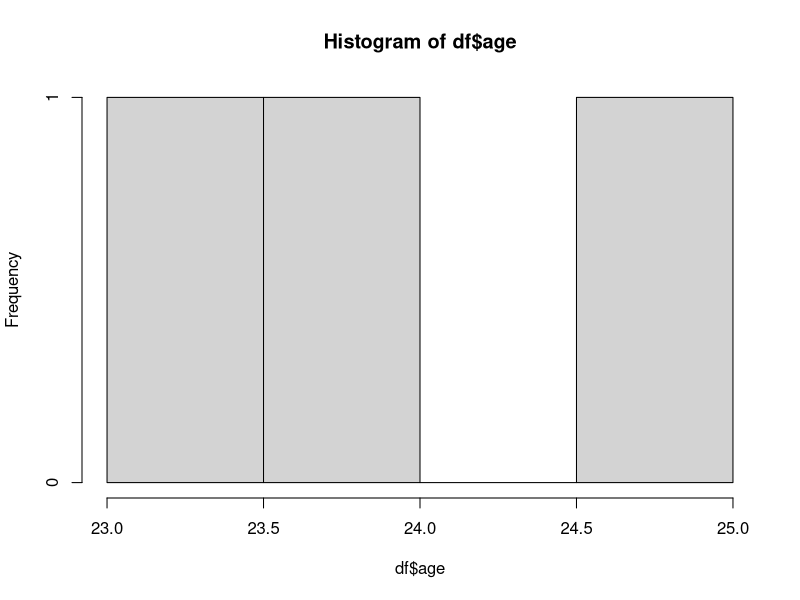

The R source for this figure:
names <- c("siri", "chru", "loki")
age <- c(23, 24, 25)
marks <- c(88, 78, 25)
df <- data.frame(names, age, marks)
hist(df$age)
